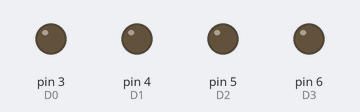
The sketch below on a simulated Arduino Uno, built with avr-gcc and run on an emulated ATmega328P. Shown: output pins drawn as LEDs (lit = HIGH). Pins used as bus, display or sensor lines are not drawn.

Above: at 0.5 s.
At 2.5 s:
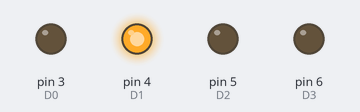
At 3.5 s:
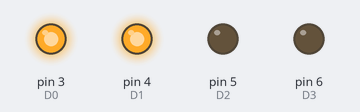
At 5.5 s:
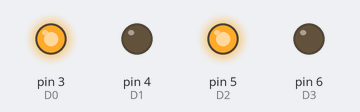
At 8.5 s:
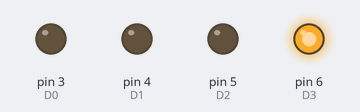
At 11.5 s:
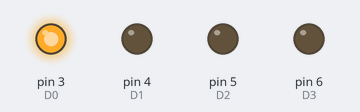
Timing chart, 0 to 13.0 s (numbered marks = the images above):
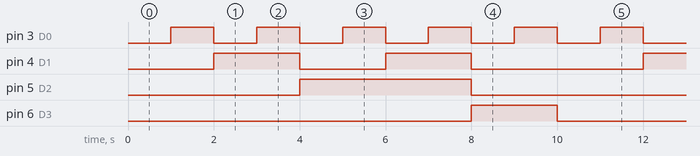

The sketch:

DSKYTest.ino
```cpp
/* Constructor:
      D0 - D3   : digital output data pins. D0 is LSB
      D4 - D7   : digital output data pins. D4 is LSB
      OUTDAT    : digital output pin for OUTDAT signal
*/
int i = 0;

void setup()
{
  pinMode(3, OUTPUT); // D0
  pinMode(4, OUTPUT); // D1
  pinMode(5, OUTPUT); // D2
  pinMode(6, OUTPUT); // D3
  pinMode(7, OUTPUT); // D4
  pinMode(8, OUTPUT); // D5
  pinMode(9, OUTPUT); // D6
  pinMode(10, OUTPUT);// D7

  pinMode(2, OUTPUT); // OUTDAT
  digitalWrite(2, LOW);
}

void loop()
{
  for (i = 0; i< 10; i++)
  {
    // Set up Data.
    switch (i)
    {
      case 0:
        digitalWrite(3, LOW);
        digitalWrite(4, LOW);
        digitalWrite(5, LOW);
        digitalWrite(6, LOW);
        digitalWrite(7, LOW);
        digitalWrite(8, LOW);
        digitalWrite(9, LOW);
        digitalWrite(10, LOW);
        break;
      case 1:
        digitalWrite(3, HIGH);
        digitalWrite(4, LOW);
        digitalWrite(5, LOW);
        digitalWrite(6, LOW);
        digitalWrite(7, HIGH);
        digitalWrite(8, LOW);
        digitalWrite(9, LOW);
        digitalWrite(10, LOW);
        break;
      case 2:
        digitalWrite(3, LOW);
        digitalWrite(4, HIGH);
        digitalWrite(5, LOW);
        digitalWrite(6, LOW);
        digitalWrite(7, LOW);
        digitalWrite(8, HIGH);
        digitalWrite(9, LOW);
        digitalWrite(10, LOW);
        break;
      case 3:
        digitalWrite(3, HIGH);
        digitalWrite(4, HIGH);
        digitalWrite(5, LOW);
        digitalWrite(6, LOW);
        digitalWrite(7, HIGH);
        digitalWrite(8, HIGH);
        digitalWrite(9, LOW);
        digitalWrite(10, LOW);
        break;
      case 4:
        digitalWrite(3, LOW);
        digitalWrite(4, LOW);
        digitalWrite(5, HIGH);
        digitalWrite(6, LOW);
        digitalWrite(7, LOW);
        digitalWrite(8, LOW);
        digitalWrite(9, HIGH);
        digitalWrite(10, LOW);
        break;
      case 5:
        digitalWrite(3, HIGH);
        digitalWrite(4, LOW);
        digitalWrite(5, HIGH);
        digitalWrite(6, LOW);
        digitalWrite(7, HIGH);
        digitalWrite(8, LOW);
        digitalWrite(9, HIGH);
        digitalWrite(10, LOW);
        break;
      case 6:
        digitalWrite(3, LOW);
        digitalWrite(4, HIGH);
        digitalWrite(5, HIGH);
        digitalWrite(6, LOW);
        digitalWrite(7, LOW);
        digitalWrite(8, HIGH);
        digitalWrite(9, HIGH);
        digitalWrite(10, LOW);
        break;
      case 7:
        digitalWrite(3, HIGH);
        digitalWrite(4, HIGH);
        digitalWrite(5, HIGH);
        digitalWrite(6, LOW);
        digitalWrite(7, HIGH);
        digitalWrite(8, HIGH);
        digitalWrite(9, HIGH);
        digitalWrite(10, LOW);
        break;
      case 8:
        digitalWrite(3, LOW);
        digitalWrite(4, LOW);
        digitalWrite(5, LOW);
        digitalWrite(6, HIGH);
        digitalWrite(7, LOW);
        digitalWrite(8, LOW);
        digitalWrite(9, LOW);
        digitalWrite(10, HIGH);
        break;
      case 9:
        digitalWrite(3, HIGH);
        digitalWrite(4, LOW);
        digitalWrite(5, LOW);
        digitalWrite(6, HIGH);
        digitalWrite(7, HIGH);
        digitalWrite(8, LOW);
        digitalWrite(9, LOW);
        digitalWrite(10, HIGH);
        break;
      default:
        digitalWrite(3, HIGH);
        digitalWrite(4, HIGH);
        digitalWrite(5, HIGH);
        digitalWrite(6, HIGH);
        digitalWrite(7, HIGH);
        digitalWrite(8, HIGH);
        digitalWrite(9, HIGH);
        digitalWrite(10, HIGH);
        break;
    }

    // Pulse OUTDAT.
    digitalWrite(2, HIGH);
    digitalWrite(2, LOW);
    delay (1000);
  }
}
```

Measured:
- by itself, pin 3 (D0): alternates HIGH for 1.0 s and LOW for 1.0 s
- by itself, pin 4 (D1): repeats every 10.0 s: LOW 2.0 s, HIGH 2.0 s, LOW 4.0 s, HIGH 2.0 s
- by itself, pin 5 (D2): alternates HIGH for 4.0 s and LOW for 6.0 s
- by itself, pin 6 (D3): alternates HIGH for 2.0 s and LOW for 8.0 s
